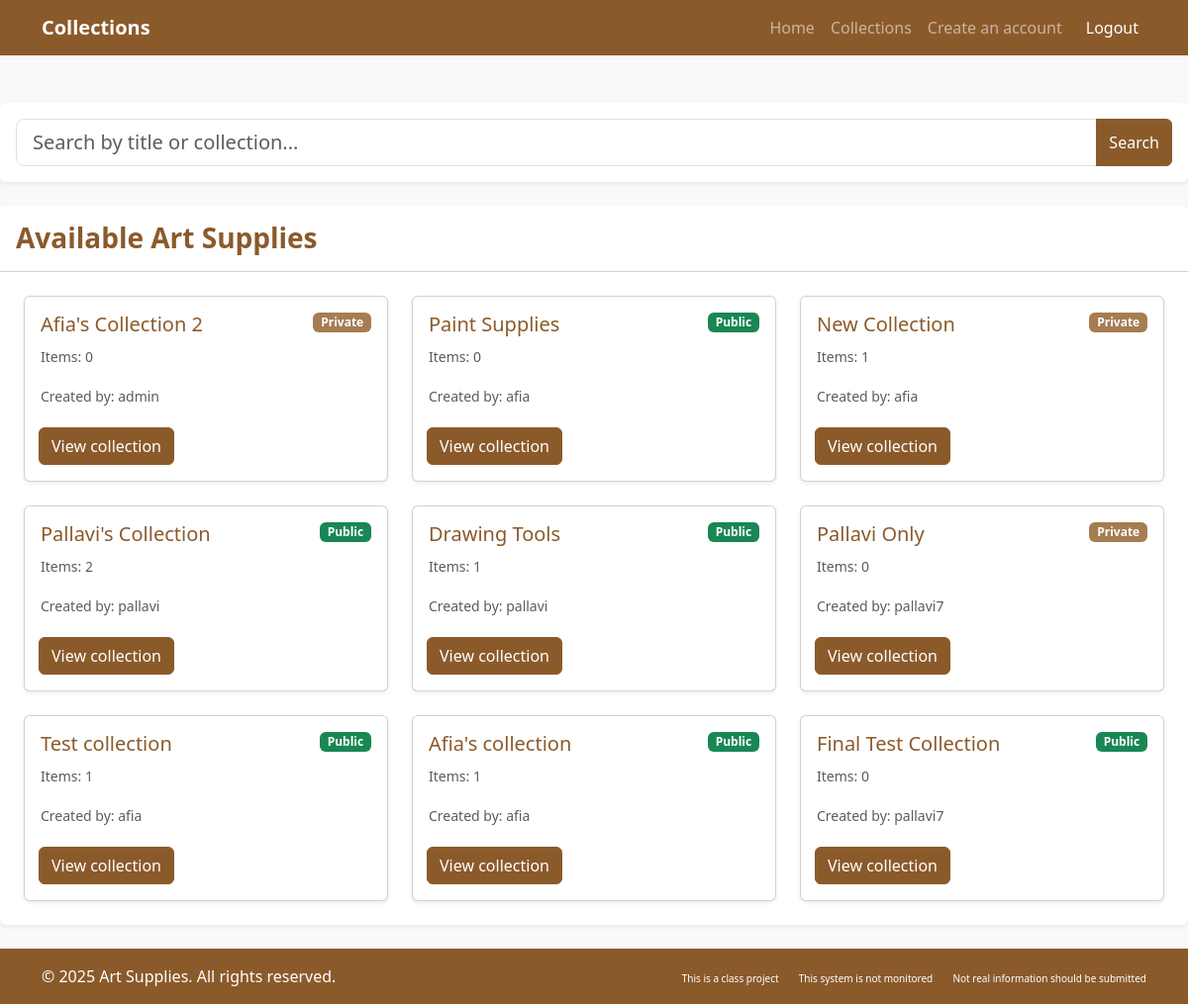
The app's page /artlibrary/anonymous_collections/ with its own data.
### artlibrary/models.py (models this page shows, shortened)
class Collection(models.Model):
    title = models.CharField(max_length=255)
    description = models.TextField(blank=True, null=True)
    num_items = models.PositiveIntegerField(default=0)
    is_public = models.BooleanField(default=True)
    users = models.ManyToManyField(CustomUser, blank=True, related_name='collections')
    added_by = models.ForeignKey(CustomUser, on_delete=models.CASCADE, related_name='created_collections', default=2)
    art_supplies = models.ManyToManyField('ArtSupply', blank=True, related_name='collections_in')
    def update_num_items(self):
        self.num_items = self.art_supplies.count()
        self.save()

class CustomUser(AbstractUser):
    profile_pic = models.ImageField(
        storage=S3Boto3Storage(),
        upload_to='profile_pics/',
        null=True,
        blank=True
    )
    date_joined = models.DateTimeField(auto_now_add=True)
    roles = (('patron', 'Patron'), ('librarian', 'Librarian'), ('anonymous', 'Anonymous'))
    user_role = models.CharField(max_length=12, choices=roles, default='patron')
    email = models.EmailField(blank=True, max_length=254, verbose_name='email address')

### artlibrary/views.py (the view)
# urls.py: path('anonymous_collections/', views.anonymous_collections, name='anonymous_collections'),
def anonymous_collections(request):
    user_role = request.session.get('user_role')
    if not user_role and request.user.is_authenticated:
        user_role = getattr(request.user, 'user_role', 'patron')
    if user_role == "anonymous":
        viewable_collections = Collection.objects.filter(is_public=True)
    else:
        viewable_collections = Collection.objects.all()
    for collection in Collection.objects.all():
        collection.update_num_items()
    query = request.GET.get('query', '')
    print(query)
    if query:
        viewable_collections = viewable_collections.filter(title__icontains=query)
    context = {
        'user_role': user_role,
        'viewable_collections': viewable_collections,
        'query': query,
    }
    return render(request, 'artlibrary/anonymous_collections.html', context)

### artlibrary/templates/artlibrary/anonymous_collections.html (shortened to what this page needs)
{% load django_bootstrap5 %}
<!DOCTYPE html>
<html lang="en">
<head>
    {% bootstrap_css %}
</head>
<body class="bg-light">
    <nav class="navbar navbar-expand-lg navbar-dark bg-brown">
        <div class="container">
            <a class="navbar-brand fw-bold" href="#">Collections</a>
            <div class="collapse navbar-collapse" id="navbarNav">
                <ul class="navbar-nav ms-auto">
                    <li class="nav-item"><a class="nav-link" href="{% url 'anonymous_page' %}">Home</a></li>
                    <li class="nav-item"><a class="nav-link" href="{% url 'anonymous_collections' %}">Collections</a></li>
                    <li class="nav-item"><a class="nav-link" href="{% url 'index' %}">Create an account</a></li>
                    <li class="nav-item">
                        <a class="nav-link btn btn-danger btn-sm text-white ms-2" href="{% url 'logout' %}">Logout</a>
                    </li>
                </ul>
            </div>
        </div>
    </nav>
    <div class="container main-content py-4">
    </div>
<div class="card border-0 shadow-sm mb-4">
    <div class="card-body p-3">
        <form method="get" action="">
            <div class="input-group">
                <input type="text" name="query" class="form-control form-control-lg" placeholder="Search by title or collection..." value="{{ query }}">
                <button type="submit" class="btn btn-brown">Search</button>
            </div>
        </form>
    </div>
</div>
<div class="card border-0 shadow-sm mb-4">
    <div class="card-header bg-white d-flex justify-content-between align-items-center py-3">
        <h3 class="card-title text-brown fw-bold mb-0">
            {% if query %}
            Search Results for "{{ query }}"
            {% else %}
            Available Art Supplies
            {% endif %}
        </h3>
    </div>
    <div class="card-body p-4">
        <div class="row g-4">
            {% for collection in viewable_collections %}
            <div class="col-md-4 col-sm-6">
                <div class="card h-100 shadow-sm">
                    <div class="card-body">
                        <div class="d-flex justify-content-between align-items-start">
                            <h5 class="card-title text-brown">{{ collection.title }}</h5>
                            {% if collection.is_public %}
                            <span class="badge bg-success">Public</span>
                            {% else %}
                            <span class="badge bg-secondary">Private</span>
                            {% endif %}
                        </div>
                        <p class="card-text"><small class="text-muted">Items: {{ collection.num_items }}</small></p>
                        <p class="card-text"><small class="text-muted">Created by: {{ collection.added_by }}</small></p>
                        <div class="row mt-3 g-2 d-flex flex-wrap">
                            <div class="col-6 g-1">
                                <a href="{% url 'anonymous_collection_details' collection.id %}" class="btn btn-brown">View collection</a>
                            </div>
                        </div>
                    </div>
                </div>
            </div>
            {% empty %}
            <div class="col-12">
                <div class="alert alert-info">No Collections Available</div>
            </div>
            {% endfor %}
        </div>
    </div>
</div>
</body>
<footer class="py-3 bg-dark text-white mt-auto bg-brown">
    <div class="container">
        <div class="row">
            <div class="col-md-6">
                <p class="mb-0">&copy; 2025 Art Supplies. All rights reserved.</p>
            </div>
            <div class="col-md-6 text-md-end">
                <a href="#" class="text-white text-decoration-none me-3" style="font-size: 10px;">This is a class project</a>
                <a href="#" class="text-white text-decoration-none me-3" style="font-size: 10px;">This system is not monitored</a>
                <a href="#" class="text-white text-decoration-none" style="font-size: 10px;">Not real information should be submitted</a>
            </div>
        </div>
    </div>
</footer>
</body>
</html>

### artlibrary/templates/artlibrary/anonymous_collections.html (style rules this page uses)
:root { --bs-primary: #8B5A2B; --bs-primary-rgb: 139, 90, 43; --bs-secondary: #A67C52; --bs-secondary-rgb: 166, 124, 82; --bs-dark: #5D4037; }
body { min-height: 100vh; display: flex; flex-direction: column; }
.main-content { flex: 1; }
.bg-brown { background-color: #8B5A2B !important; }
.text-brown { color: #8B5A2B !important; }
.btn-brown { background-color: #8B5A2B; border-color: #8B5A2B; color: white; }

### records on screen
Collection: title "Afia's Collection 2", is_public "Private", num_items "0", added_by "admin"
Collection: title "Paint Supplies", is_public "Public", num_items "0", added_by "afia"
Collection: title "New Collection", is_public "Private", num_items "1", added_by "afia"
Collection: title "Pallavi's Collection", is_public "Public", num_items "2", added_by "pallavi"
Collection: title "Drawing Tools", is_public "Public", num_items "1", added_by "pallavi"
Collection: title "Pallavi Only", is_public "Private", num_items "0", added_by "pallavi7"
Collection: title "Test collection", is_public "Public", num_items "1", added_by "afia"
Collection: title "Afia's collection", is_public "Public", num_items "1", added_by "afia"
Collection: title "Final Test Collection", is_public "Public", num_items "0", added_by "pallavi7"
